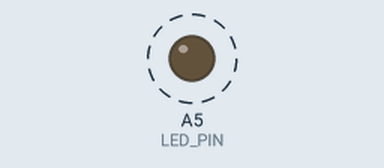
This sketch was run on a simulated Arduino Uno, built with avr-gcc and run on an emulated ATmega328P. On the bench: output pins drawn as LEDs (lit = HIGH). Dashed ring = blinking.

Above: at 0.2 s.
Timing chart, 0 to 3.0 s (numbered marks = the images above):
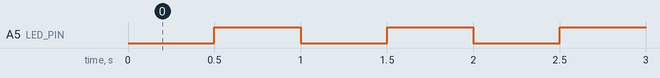

Measured:
- by itself, A5 (LED_PIN): alternates HIGH for 0.50 s and LOW for 0.50 s

The sketch:

main.ino
```cpp
// C++ code
//
// Blink an LED connected to analog pin A5 used as digital output.
// LED turns on and off every 500ms.
const byte LED_PIN = A5;

void setup()
{
  pinMode(LED_PIN, OUTPUT);
}

void loop()
{
  digitalWrite(LED_PIN, LOW);
  delay(500);
  digitalWrite(LED_PIN, HIGH);
  delay(500);
}
```
